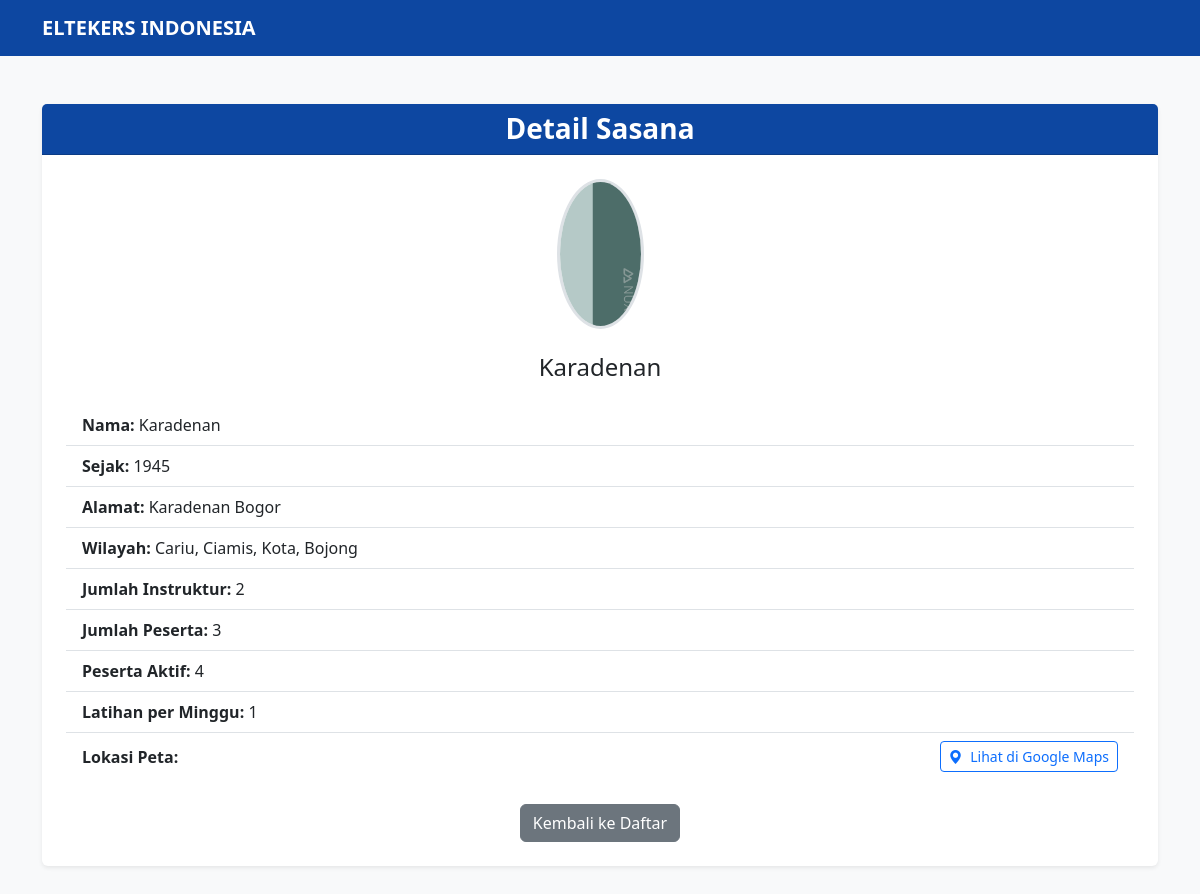
The app's page /sasana/bd095d2e-1b58-4760-845d-35c9ef2ff32e/ with its own data.
### web_eltekers/models.py (models this page shows, shortened)
class Sasana(models.Model):
    id_sasana = models.UUIDField(primary_key=True, default=uuid.uuid4, editable=False)
    nama_sasana = models.CharField(max_length=255)
    sejak = models.IntegerField()
    alamat_sasana = models.TextField()
    provinsi = models.CharField(max_length=255)
    kota_kabupaten = models.CharField(max_length=255)
    kecamatan = models.CharField(max_length=255)
    kelurahan = models.CharField(max_length=255)
    jumlah_instruktur = models.IntegerField()
    jumlah_peserta = models.IntegerField()
    peserta_aktif = models.IntegerField()
    jumlah_latihan_per_minggu = models.IntegerField()
    link_gmap = models.URLField(max_length=500, blank=True, null=True)
    profile = models.ImageField(upload_to='sasana_profiles/', blank=True, null=True)

### web_eltekers/views.py (the view)
# urls.py: path('sasana/<uuid:id_sasana>/', views.detail_sasana, name='detail-sasana'),
def detail_sasana(request, id_sasana):
    sasana = get_object_or_404(Sasana, id_sasana=id_sasana)
    return render(request, 'sasana_detail.html', {'sasana': sasana})

### web_eltekers/templates/sasana_detail.html (shortened to what this page needs)
<!DOCTYPE html>
<html lang="id">
<head>
    <link href="https://cdn.jsdelivr.net/npm/bootstrap@5.3.3/dist/css/bootstrap.min.css" rel="stylesheet">
    <link href="https://cdn.jsdelivr.net/npm/bootstrap-icons@1.11.3/font/bootstrap-icons.min.css" rel="stylesheet">
</head>
<body>
    <nav class="navbar navbar-expand-lg">
        <div class="container">
            <a class="navbar-brand text-white fw-bold" href="#">ELTEKERS INDONESIA</a>
        </div>
    </nav>
    <div class="container mt-5 mb-5">
        <div class="card shadow-sm border-0">
            <div class="card-header text-white text-center">
                <h3 class="mb-0 fw-bold">Detail Sasana</h3>
            </div>
            <div class="card-body p-4">
                {% if sasana.profile %}
                    <div class="text-center mb-4">
                        <img src="{{ sasana.profile.url }}" alt="Profil {{ sasana.nama_sasana }}" class="img-fluid rounded-circle" style="max-width: 150px; height: 150px; object-fit: cover; border: 3px solid #dee2e6;">
                    </div>
                {% endif %}
                <h4 class="card-title text-center mb-4">{{ sasana.nama_sasana }}</h4>
                <ul class="list-group list-group-flush">
                    <li class="list-group-item"><strong>Nama:</strong> {{ sasana.nama_sasana }}</li>
                    <li class="list-group-item"><strong>Sejak:</strong> {{ sasana.sejak }}</li>
                    <li class="list-group-item"><strong>Alamat:</strong> {{ sasana.alamat_sasana }}</li>
                    <li class="list-group-item"><strong>Wilayah:</strong> {{ sasana.kelurahan }}, {{ sasana.kecamatan }}, {{ sasana.kota_kabupaten }}, {{ sasana.provinsi }}</li>
                    <li class="list-group-item"><strong>Jumlah Instruktur:</strong> {{ sasana.jumlah_instruktur }}</li>
                    <li class="list-group-item"><strong>Jumlah Peserta:</strong> {{ sasana.jumlah_peserta }}</li>
                    <li class="list-group-item"><strong>Peserta Aktif:</strong> {{ sasana.peserta_aktif }}</li>
                    <li class="list-group-item"><strong>Latihan per Minggu:</strong> {{ sasana.jumlah_latihan_per_minggu }}</li>
                    {% if sasana.link_gmap %}
                        <li class="list-group-item d-flex justify-content-between align-items-center">
                            <strong>Lokasi Peta:</strong>
                            <a href="{{ sasana.link_gmap }}" target="_blank" rel="noopener noreferrer" class="btn btn-outline-primary btn-sm">
                                <i class="bi bi-geo-alt-fill me-1"></i> Lihat di Google Maps
                            </a>
                        </li>
                    {% endif %}
                </ul>
                <div class="mt-4 text-center">
                    <a href="{% url 'list-sasana' %}" class="btn btn-secondary">Kembali ke Daftar</a>
                </div>
            </div>
        </div>
    </div>
</body>
</html>

### web_eltekers/templates/sasana_detail.html (style rules this page uses)
body { background-color: #f8f9fa; }
.navbar { background-color: #0d47a1; }
.card-header { background-color: #0d47a1; }

### records on screen
Sasana: profile (picture), nama_sasana "Karadenan", sejak "1945", alamat_sasana "Karadenan Bogor", kelurahan "Cariu", kecamatan "Ciamis", kota_kabupaten "Kota", provinsi "Bojong", jumlah_instruktur "2", jumlah_peserta "3", peserta_aktif "4", jumlah_latihan_per_minggu "1"
